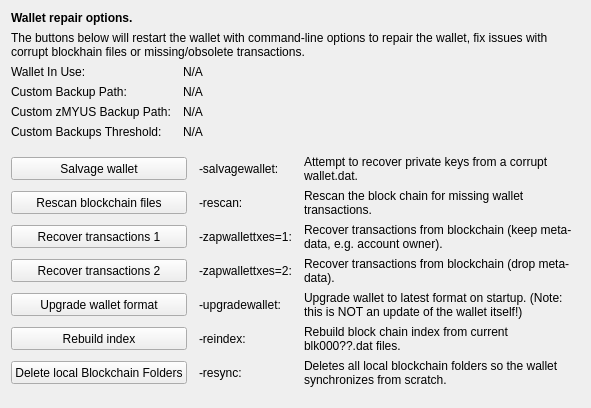
     <widget class="QWidget" name="tab_repair">
      <attribute name="title">
       <string>&amp;Wallet Repair</string>
      </attribute>
      <layout class="QGridLayout" name="gridLayout_4" columnstretch="0,0,0,0">
       <property name="horizontalSpacing">
        <number>12</number>
       </property>
       <item row="0" column="0" colspan="4">
        <widget class="QLabel" name="label_repair_header">
         <property name="font">
          <font>
           <weight>75</weight>
           <bold>true</bold>
          </font>
         </property>
         <property name="text">
          <string>Wallet repair options.</string>
         </property>
        </widget>
       </item>
       <item row="1" column="0" colspan="4">
        <widget class="QLabel" name="label_repair_helptext">
         <property name="font">
          <font>
           <weight>50</weight>
           <bold>false</bold>
          </font>
         </property>
         <property name="text">
          <string>The buttons below will restart the wallet with command-line options to repair the wallet, fix issues with corrupt blockhain files or missing/obsolete transactions.</string>
         </property>
         <property name="wordWrap">
          <bool>true</bool>
         </property>
        </widget>
       </item>
       <item row="2" column="0">
        <widget class="QLabel" name="wallet_path_label">
         <property name="text">
          <string>Wallet In Use:</string>
         </property>
        </widget>
       </item>
       <item row="2" column="1" colspan="3">
        <widget class="QLabel" name="wallet_path">
         <property name="cursor">
          <cursorShape>IBeamCursor</cursorShape>
         </property>
         <property name="text">
          <string>N/A</string>
         </property>
         <property name="textFormat">
          <enum>Qt::PlainText</enum>
         </property>
         <property name="textInteractionFlags">
          <set>Qt::LinksAccessibleByMouse|Qt::TextSelectableByKeyboard|Qt::TextSelectableByMouse</set>
         </property>
        </widget>
       </item>
       <item row="3" column="0">
        <widget class="QLabel" name="wallet_custombackuppath_label">
         <property name="visible">
          <bool>false</bool>
         </property>
         <property name="text">
          <string>Custom Backup Path:</string>
         </property>
        </widget>
       </item>
       <item row="3" column="1" colspan="3">
        <widget class="QLabel" name="wallet_custombackuppath">
         <property name="cursor">
          <cursorShape>IBeamCursor</cursorShape>
         </property>
         <property name="visible">
          <bool>false</bool>
         </property>
         <property name="text">
          <string>N/A</string>
         </property>
         <property name="textFormat">
          <enum>Qt::PlainText</enum>
         </property>
         <property name="textInteractionFlags">
          <set>Qt::LinksAccessibleByMouse|Qt::TextSelectableByKeyboard|Qt::TextSelectableByMouse</set>
         </property>
        </widget>
       </item>
       <item row="4" column="0">
        <widget class="QLabel" name="wallet_customzmyusbackuppath_label">
         <property name="visible">
          <bool>false</bool>
         </property>
         <property name="text">
          <string>Custom zMYUS Backup Path:</string>
         </property>
        </widget>
       </item>
       <item row="4" column="1" colspan="3">
        <widget class="QLabel" name="wallet_customzmyusbackuppath">
         <property name="cursor">
          <cursorShape>IBeamCursor</cursorShape>
         </property>
         <property name="visible">
          <bool>false</bool>
         </property>
         <property name="text">
          <string>N/A</string>
         </property>
         <property name="textFormat">
          <enum>Qt::PlainText</enum>
         </property>
         <property name="textInteractionFlags">
          <set>Qt::LinksAccessibleByMouse|Qt::TextSelectableByKeyboard|Qt::TextSelectableByMouse</set>
         </property>
        </widget>
       </item>
       <item row="5" column="0">
        <widget class="QLabel" name="wallet_custombackupthreshold_label">
         <property name="visible">
          <bool>false</bool>
         </property>
         <property name="text">
          <string>Custom Backups Threshold:</string>
         </property>
        </widget>
       </item>
       <item row="5" column="1" colspan="3">
        <widget class="QLabel" name="wallet_custombackupthreshold">
         <property name="cursor">
          <cursorShape>IBeamCursor</cursorShape>
         </property>
         <property name="visible">
          <bool>false</bool>
         </property>
         <property name="text">
          <string>N/A</string>
         </property>
         <property name="textFormat">
          <enum>Qt::PlainText</enum>
         </property>
         <property name="textInteractionFlags">
          <set>Qt::LinksAccessibleByMouse|Qt::TextSelectableByKeyboard|Qt::TextSelectableByMouse</set>
         </property>
        </widget>
       </item>
       <item row="6" column="0">
        <spacer name="verticalSpacer_repair1">
         <property name="orientation">
          <enum>Qt::Vertical</enum>
         </property>
         <property name="sizeHint" stdset="0">
          <size>
           <width>10</width>
           <height>10</height>
          </size>
         </property>
        </spacer>
       </item>
       <item row="7" column="0" colspan="2">
        <widget class="QPushButton" name="btn_salvagewallet">
         <property name="minimumSize">
          <size>
           <width>100</width>
           <height>23</height>
          </size>
         </property>
         <property name="text">
          <string>Salvage wallet</string>
         </property>
        </widget>
       </item>
       <item row="7" column="2">
        <widget class="QLabel" name="label_repair_salvage_command">
         <property name="text">
          <string notr="true">-salvagewallet:</string>
         </property>
        </widget>
       </item>
       <item row="7" column="3">
        <widget class="QLabel" name="label_repair_salvage">
         <property name="text">
          <string>Attempt to recover private keys from a corrupt wallet.dat.</string>
         </property>
         <property name="wordWrap">
          <bool>true</bool>
         </property>
        </widget>
       </item>
       <item row="8" column="0" colspan="2">
        <widget class="QPushButton" name="btn_rescan">
         <property name="minimumSize">
          <size>
           <width>100</width>
           <height>23</height>
          </size>
         </property>
         <property name="text">
          <string>Rescan blockchain files</string>
         </property>
        </widget>
       </item>
       <item row="8" column="2">
        <widget class="QLabel" name="label_repair_rescan_command">
         <property name="text">
          <string notr="true">-rescan:</string>
         </property>
        </widget>
       </item>
       <item row="8" column="3">
        <widget class="QLabel" name="label_repair_rescan">
         <property name="text">
          <string>Rescan the block chain for missing wallet transactions.</string>
         </property>
         <property name="wordWrap">
          <bool>true</bool>
         </property>
        </widget>
       </item>
       <item row="9" column="0" colspan="2">
        <widget class="QPushButton" name="btn_zapwallettxes1">
         <property name="minimumSize">
          <size>
           <width>100</width>
           <height>23</height>
          </size>
         </property>
         <property name="text">
          <string>Recover transactions 1</string>
         </property>
        </widget>
       </item>
       <item row="9" column="2">
        <widget class="QLabel" name="label_repair_zap1_command">
         <property name="text">
          <string notr="true">-zapwallettxes=1:</string>
         </property>
        </widget>
       </item>
       <item row="9" column="3">
        <widget class="QLabel" name="label_repair_zap1">
         <property name="text">
          <string>Recover transactions from blockchain (keep meta-data, e.g. account owner).</string>
         </property>
         <property name="wordWrap">
          <bool>true</bool>
         </property>
        </widget>
       </item>
       <item row="10" column="0" colspan="2">
        <widget class="QPushButton" name="btn_zapwallettxes2">
         <property name="minimumSize">
          <size>
           <width>100</width>
           <height>23</height>
          </size>
         </property>
         <property name="text">
          <string>Recover transactions 2</string>
         </property>
        </widget>
       </item>
       <item row="10" column="2">
        <widget class="QLabel" name="label_repair_zap2_command">
         <property name="text">
          <string notr="true">-zapwallettxes=2:</string>
         </property>
        </widget>
       </item>
       <item row="10" column="3">
        <widget class="QLabel" name="label_repair_zap2">
         <property name="text">
          <string>Recover transactions from blockchain (drop meta-data).</string>
         </property>
         <property name="wordWrap">
          <bool>true</bool>
         </property>
        </widget>
       </item>
       <item row="11" column="0" colspan="2">
        <widget class="QPushButton" name="btn_upgradewallet">
         <property name="minimumSize">
          <size>
           <width>100</width>
           <height>23</height>
          </size>
         </property>
         <property name="text">
          <string>Upgrade wallet format</string>
         </property>
        </widget>
       </item>
       <item row="11" column="2">
        <widget class="QLabel" name="label_repair_upgrade_command">
         <property name="text">
          <string notr="true">-upgradewallet:</string>
         </property>
        </widget>
       </item>
       <item row="11" column="3">
        <widget class="QLabel" name="label_repair_upgrade">
         <property name="text">
          <string>Upgrade wallet to latest format on startup. (Note: this is NOT an update of the wallet itself!)</string>
         </property>
         <property name="wordWrap">
          <bool>true</bool>
         </property>
        </widget>
       </item>
       <item row="12" column="0" colspan="2">
        <widget class="QPushButton" name="btn_reindex">
         <property name="minimumSize">
          <size>
           <width>100</width>
           <height>23</height>
          </size>
         </property>
         <property name="text">
          <string>Rebuild index</string>
         </property>
        </widget>
       </item>
       <item row="12" column="2">
        <widget class="QLabel" name="label_repair_reindex_command">
         <property name="text">
          <string notr="true">-reindex:</string>
         </property>
        </widget>
       </item>
       <item row="12" column="3">
        <widget class="QLabel" name="label_repair_reindex">
         <property name="text">
          <string>Rebuild block chain index from current blk000??.dat files.</string>
         </property>
         <property name="wordWrap">
          <bool>true</bool>
         </property>
        </widget>
       </item>
       <item row="13" column="0" colspan="2">
        <widget class="QPushButton" name="btn_resync">
         <property name="minimumSize">
          <size>
           <width>100</width>
           <height>23</height>
          </size>
         </property>
         <property name="text">
          <string>Delete local Blockchain Folders</string>
         </property>
        </widget>
       </item>
       <item row="13" column="2">
        <widget class="QLabel" name="label_repair_resync_command">
         <property name="text">
          <string>-resync:</string>
         </property>
        </widget>
       </item>
       <item row="13" column="3">
        <widget class="QLabel" name="label_repair_resync">
         <property name="text">
          <string>Deletes all local blockchain folders so the wallet synchronizes from scratch.</string>
         </property>
         <property name="wordWrap">
          <bool>true</bool>
         </property>
        </widget>
       </item>
       <item row="14" column="0">
        <spacer name="verticalSpacer_repair2">
         <property name="orientation">
          <enum>Qt::Vertical</enum>
         </property>
         <property name="sizeHint" stdset="0">
          <size>
           <width>20</width>
           <height>10</height>
          </size>
         </property>
        </spacer>
       </item>
      </layout>
     </widget>
